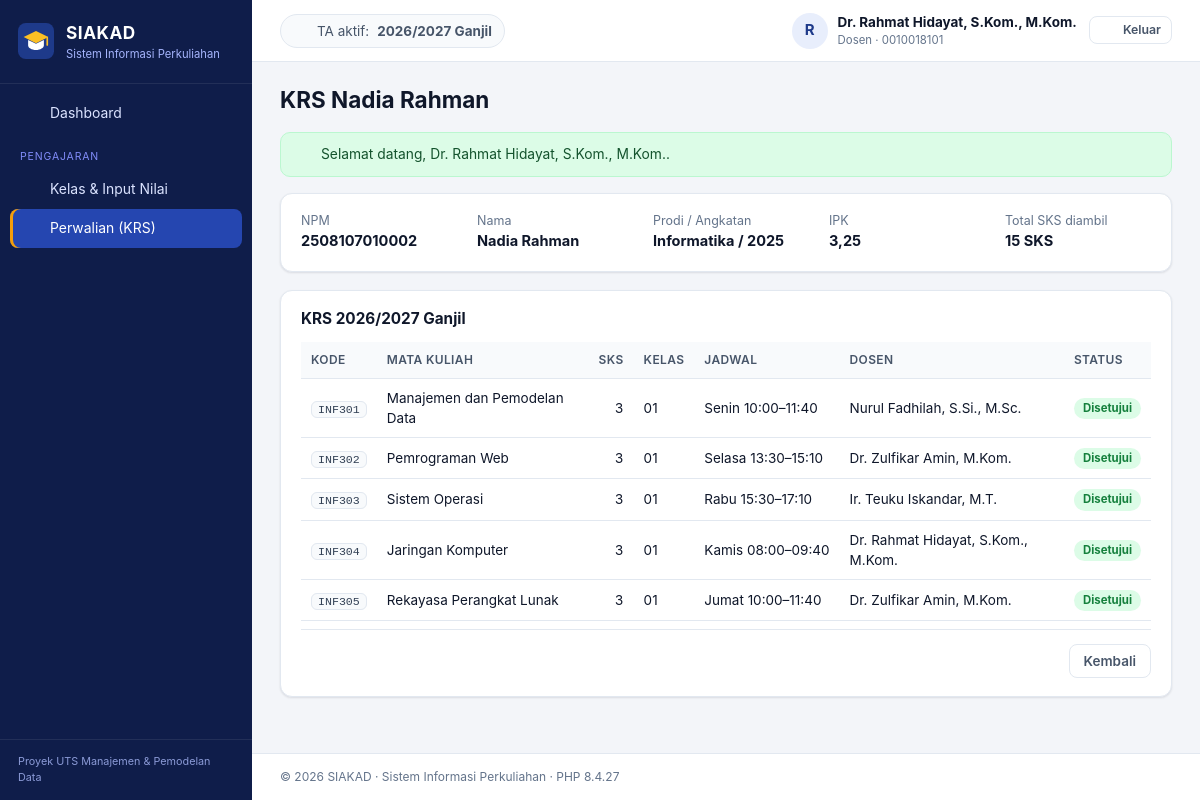
Screenshot of /index.php?page=dosen/perwalian&action=detail&id=2 (signed in) with the database file from the repository.
### tables this page shows
CREATE TABLE tahun_akademik (
  id_ta       INT UNSIGNED NOT NULL AUTO_INCREMENT,
  tahun       CHAR(9)      NOT NULL,               
  semester    ENUM('Ganjil','Genap') NOT NULL,
  is_aktif    TINYINT(1)   NOT NULL DEFAULT 0,
  created_at  TIMESTAMP    NOT NULL DEFAULT CURRENT_TIMESTAMP,
  PRIMARY KEY (id_ta),
  UNIQUE KEY uq_ta (tahun, semester)
);

CREATE TABLE mahasiswa (
  id_mahasiswa    INT UNSIGNED  NOT NULL AUTO_INCREMENT,
  npm             CHAR(13)      NOT NULL,
  nama_mahasiswa  VARCHAR(100)  NOT NULL,
  jenis_kelamin   ENUM('L','P') NOT NULL,
  tanggal_lahir   DATE          NULL,
  email           VARCHAR(100)  NULL,
  angkatan        YEAR          NOT NULL,
  id_prodi        INT UNSIGNED  NOT NULL,
  id_dosen_wali   INT UNSIGNED  NULL,
  id_user         INT UNSIGNED  NULL,
  created_at      TIMESTAMP     NOT NULL DEFAULT CURRENT_TIMESTAMP,
  PRIMARY KEY (id_mahasiswa),
  UNIQUE KEY uq_mhs_npm (npm),
  UNIQUE KEY uq_mhs_email (email),
  UNIQUE KEY uq_mhs_user (id_user),
  KEY idx_mhs_prodi (id_prodi),
  KEY idx_mhs_wali (id_dosen_wali),
  CONSTRAINT fk_mhs_prodi FOREIGN KEY (id_prodi)
    REFERENCES program_studi (id_prodi) ON UPDATE CASCADE ON DELETE RESTRICT,
  CONSTRAINT fk_mhs_wali FOREIGN KEY (id_dosen_wali)
    REFERENCES dosen (id_dosen) ON UPDATE CASCADE ON DELETE SET NULL,
  CONSTRAINT fk_mhs_user FOREIGN KEY (id_user)
    REFERENCES users (id_user) ON UPDATE CASCADE ON DELETE SET NULL
);

CREATE TABLE dosen (
  id_dosen    INT UNSIGNED  NOT NULL AUTO_INCREMENT,
  nidn        CHAR(10)      NOT NULL,
  nama_dosen  VARCHAR(100)  NOT NULL,
  email       VARCHAR(100)  NULL,
  no_hp       VARCHAR(20)   NULL,
  id_prodi    INT UNSIGNED  NOT NULL,
  id_user     INT UNSIGNED  NULL,
  created_at  TIMESTAMP     NOT NULL DEFAULT CURRENT_TIMESTAMP,
  PRIMARY KEY (id_dosen),
  UNIQUE KEY uq_dosen_nidn (nidn),
  UNIQUE KEY uq_dosen_email (email),
  UNIQUE KEY uq_dosen_user (id_user),
  KEY idx_dosen_prodi (id_prodi),
  CONSTRAINT fk_dosen_prodi FOREIGN KEY (id_prodi)
    REFERENCES program_studi (id_prodi) ON UPDATE CASCADE ON DELETE RESTRICT,
  CONSTRAINT fk_dosen_user FOREIGN KEY (id_user)
    REFERENCES users (id_user) ON UPDATE CASCADE ON DELETE SET NULL
);

CREATE TABLE program_studi (
  id_prodi     INT UNSIGNED  NOT NULL AUTO_INCREMENT,
  kode_prodi   VARCHAR(10)   NOT NULL,
  nama_prodi   VARCHAR(100)  NOT NULL,
  jenjang      ENUM('D3','S1','S2','S3') NOT NULL DEFAULT 'S1',
  id_fakultas  INT UNSIGNED  NOT NULL,
  created_at   TIMESTAMP     NOT NULL DEFAULT CURRENT_TIMESTAMP,
  PRIMARY KEY (id_prodi),
  UNIQUE KEY uq_prodi_kode (kode_prodi),
  KEY idx_prodi_fakultas (id_fakultas),
  CONSTRAINT fk_prodi_fakultas FOREIGN KEY (id_fakultas)
    REFERENCES fakultas (id_fakultas) ON UPDATE CASCADE ON DELETE RESTRICT
);

CREATE TABLE krs (
  id_krs             INT UNSIGNED NOT NULL AUTO_INCREMENT,
  id_mahasiswa       INT UNSIGNED NOT NULL,
  id_kelas           INT UNSIGNED NOT NULL,
  status             ENUM('Diajukan','Disetujui','Ditolak') NOT NULL DEFAULT 'Diajukan',
  tanggal_pengajuan  DATETIME     NOT NULL DEFAULT CURRENT_TIMESTAMP,
  PRIMARY KEY (id_krs),
  UNIQUE KEY uq_krs (id_mahasiswa, id_kelas),
  KEY idx_krs_kelas (id_kelas),
  CONSTRAINT fk_krs_mhs FOREIGN KEY (id_mahasiswa)
    REFERENCES mahasiswa (id_mahasiswa) ON UPDATE CASCADE ON DELETE RESTRICT,
  CONSTRAINT fk_krs_kelas FOREIGN KEY (id_kelas)
    REFERENCES kelas (id_kelas) ON UPDATE CASCADE ON DELETE RESTRICT
);

CREATE TABLE mata_kuliah (
  id_mk           INT UNSIGNED     NOT NULL AUTO_INCREMENT,
  kode_mk         VARCHAR(10)      NOT NULL,
  nama_mk         VARCHAR(100)     NOT NULL,
  sks             TINYINT UNSIGNED NOT NULL,
  semester_paket  TINYINT UNSIGNED NOT NULL,
  jenis           ENUM('Wajib','Pilihan') NOT NULL DEFAULT 'Wajib',
  id_prodi        INT UNSIGNED     NOT NULL,
  created_at      TIMESTAMP        NOT NULL DEFAULT CURRENT_TIMESTAMP,
  PRIMARY KEY (id_mk),
  UNIQUE KEY uq_mk_kode (kode_mk),
  KEY idx_mk_prodi (id_prodi),
  CONSTRAINT chk_mk_sks      CHECK (sks BETWEEN 1 AND 6),
  CONSTRAINT chk_mk_semester CHECK (semester_paket BETWEEN 1 AND 8),
  CONSTRAINT fk_mk_prodi FOREIGN KEY (id_prodi)
    REFERENCES program_studi (id_prodi) ON UPDATE CASCADE ON DELETE RESTRICT
);

CREATE TABLE kelas (
  id_kelas     INT UNSIGNED      NOT NULL AUTO_INCREMENT,
  id_mk        INT UNSIGNED      NOT NULL,
  id_ta        INT UNSIGNED      NOT NULL,
  id_dosen     INT UNSIGNED      NOT NULL,
  id_ruangan   INT UNSIGNED      NULL,
  nama_kelas   VARCHAR(5)        NOT NULL,           
  hari         ENUM('Senin','Selasa','Rabu','Kamis','Jumat','Sabtu') NOT NULL,
  jam_mulai    TIME              NOT NULL,
  jam_selesai  TIME              NOT NULL,
  kuota        SMALLINT UNSIGNED NOT NULL DEFAULT 40,
  created_at   TIMESTAMP         NOT NULL DEFAULT CURRENT_TIMESTAMP,
  PRIMARY KEY (id_kelas),
  UNIQUE KEY uq_kelas (id_mk, id_ta, nama_kelas),
  KEY idx_kelas_ta (id_ta),
  KEY idx_kelas_dosen (id_dosen),
  KEY idx_kelas_ruangan (id_ruangan),
  CONSTRAINT chk_kelas_jam CHECK (jam_selesai > jam_mulai),
  CONSTRAINT fk_kelas_mk FOREIGN KEY (id_mk)
    REFERENCES mata_kuliah (id_mk) ON UPDATE CASCADE ON DELETE RESTRICT,
  CONSTRAINT fk_kelas_ta FOREIGN KEY (id_ta)
    REFERENCES tahun_akademik (id_ta) ON UPDATE CASCADE ON DELETE RESTRICT,
  CONSTRAINT fk_kelas_dosen FOREIGN KEY (id_dosen)
    REFERENCES dosen (id_dosen) ON UPDATE CASCADE ON DELETE RESTRICT,
  CONSTRAINT fk_kelas_ruangan FOREIGN KEY (id_ruangan)
    REFERENCES ruangan (id_ruangan) ON UPDATE CASCADE ON DELETE SET NULL
);

### app/views/dosen/perwalian_detail.php (the view, shortened to what the rows shown need)
<section class="card info-strip">
    <div><small class="muted">NPM</small><strong><?= e($mhs['npm']) ?></strong></div>
    <div><small class="muted">Nama</small><strong><?= e($mhs['nama_mahasiswa']) ?></strong></div>
    <div><small class="muted">Prodi / Angkatan</small><strong><?= e($mhs['nama_prodi']) ?> / <?= e($mhs['angkatan']) ?></strong></div>
</section>
<section class="card">
    <div class="card-head"><h2>KRS <?= e($ta['tahun'] . ' ' . $ta['semester']) ?></h2></div>
    <div class="table-wrap">
        <table class="table">
            <thead><tr><th>Kode</th><th>Mata Kuliah</th><th class="num">SKS</th><th>Kelas</th><th>Jadwal</th><th>Dosen</th><th>Status</th></tr></thead>
            <tbody>
            <?php foreach ($rows as $r): ?>
                <tr>
                    <td><code><?= e($r['kode_mk']) ?></code></td>
                    <td><?= e($r['nama_mk']) ?></td>
                    <td class="num"><?= e($r['sks']) ?></td>
                    <td><?= e($r['nama_kelas']) ?></td>
                    <td class="nowrap"><?= e($r['hari']) ?> <?= jam($r['jam_mulai']) ?>–<?= jam($r['jam_selesai']) ?></td>
                    <td><?= e($r['nama_dosen']) ?></td>
                    <td><span class="badge <?= badge_class($r['status']) ?>"><?= e($r['status']) ?></span></td>
                </tr>
            <?php endforeach; ?>
            </tbody>
        </table>
    </div>
</section>

### app/views/layouts/main.php (shortened to what the rows shown need)
<?php
$user = Auth::user();
$role = $user['role'];
$taAktif = (new TahunAkademik())->aktif();
$roleLabel = ['admin' => 'Administrator', 'dosen' => 'Dosen', 'mahasiswa' => 'Mahasiswa'][$role];
?>
<!doctype html>
<html lang="id">
<head>
    <link rel="stylesheet" href="<?= e(asset('css/style.css')) ?>">
</head>
<body class="role-<?= e($role) ?>">
<div class="app">
    <div class="main">
        <header class="topbar">
            <div class="topbar-ta">
                <?= icon('calendar', 16) ?>
                <?php if ($taAktif): ?>
                    TA aktif: <strong><?= e($taAktif['tahun']) ?> <?= e($taAktif['semester']) ?></strong>
                <?php else: ?>
                    Belum ada tahun akademik aktif
                <?php endif; ?>
            </div>
            <div class="topbar-user">
                <a href="<?= e(url('profil')) ?>" class="user-chip">
                    <span class="avatar"><?= e(mb_strtoupper(mb_substr(preg_replace('/^(Dr\.|Ir\.)\s*/', '', $user['nama']), 0, 1))) ?></span>
                    <span class="user-meta">
                        <strong><?= e($user['nama']) ?></strong>
                        <small><?= e($roleLabel) ?> · <?= e($user['username']) ?></small>
                    </span>
                </a>
            </div>
        </header>
        <main class="content">
            <div class="page-head">
                <h1><?= e($title ?? '') ?></h1>
            </div>
            <?= $content ?>
        </main>
    </div>
</div>
</body>
</html>

### rows the page displays
tahun_akademik: tahun "2026/2027", semester "Ganjil", tahun+semester "2026/2027 Ganjil"
mahasiswa: id_dosen_wali.nama_dosen "R", id_dosen_wali.nama_dosen "Dr. Rahmat Hidayat, S.Kom., M.Kom.", id_dosen_wali.nidn "0010018101", npm "2508107010002", nama_mahasiswa "Nadia Rahman", id_prodi.nama_prodi "Informatika", angkatan "2025"
krs: mata_kuliah.kode_mk "INF301", mata_kuliah.nama_mk "Manajemen dan Pemodelan Data", mata_kuliah.sks "3", id_kelas.nama_kelas "01", id_kelas.hari "Senin", id_kelas.jam_mulai "10:00", id_kelas.jam_selesai "11:40", dosen.nama_dosen "Nurul Fadhilah, S.Si., M.Sc.", status "Disetujui"
krs: mata_kuliah.kode_mk "INF302", mata_kuliah.nama_mk "Pemrograman Web", mata_kuliah.sks "3", id_kelas.nama_kelas "01", id_kelas.hari "Selasa", id_kelas.jam_mulai "13:30", id_kelas.jam_selesai "15:10", dosen.nama_dosen "Dr. Zulfikar Amin, M.Kom.", status "Disetujui"
krs: mata_kuliah.kode_mk "INF303", mata_kuliah.nama_mk "Sistem Operasi", mata_kuliah.sks "3", id_kelas.nama_kelas "01", id_kelas.hari "Rabu", id_kelas.jam_mulai "15:30", id_kelas.jam_selesai "17:10", dosen.nama_dosen "Ir. Teuku Iskandar, M.T.", status "Disetujui"
krs: mata_kuliah.kode_mk "INF304", mata_kuliah.nama_mk "Jaringan Komputer", mata_kuliah.sks "3", id_kelas.nama_kelas "01", id_kelas.hari "Kamis", id_kelas.jam_mulai "08:00", id_kelas.jam_selesai "09:40", dosen.nama_dosen "Dr. Rahmat Hidayat, S.Kom., M.Kom.", status "Disetujui"
krs: mata_kuliah.kode_mk "INF305", mata_kuliah.nama_mk "Rekayasa Perangkat Lunak", mata_kuliah.sks "3", id_kelas.nama_kelas "01", id_kelas.hari "Jumat", id_kelas.jam_mulai "10:00", id_kelas.jam_selesai "11:40", dosen.nama_dosen "Dr. Zulfikar Amin, M.Kom.", status "Disetujui"

### other values shown
config('app_name') "SIAKAD"
config('app_subtitle') "Sistem Informasi Perkuliahan"
$item[0] "Dashboard"
$item[1] "PENGAJARAN"
$item[0] "Kelas & Input Nilai"
$item[0] "Perwalian (KRS)"
$roleLabel "Dosen"
$title "KRS Nadia Rahman"
$msg "Selamat datang, Dr. Rahmat Hidayat, S.Kom., M.Kom.."
angka($ipk['ipk']) "3,25"
$sks "15"
PHP_VERSION "8.4.27"
